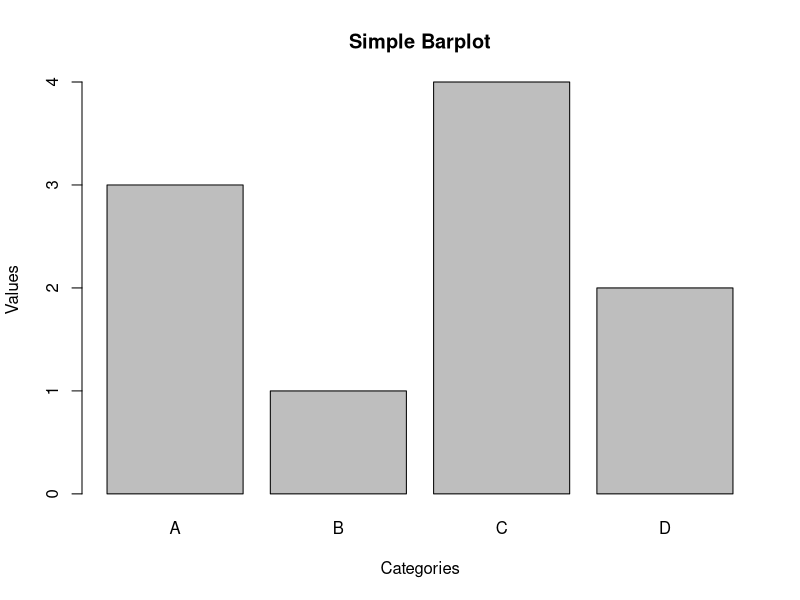

The R script that drew this image:
# R script to generate the plot
data <- data.frame(categories = c("A", "B", "C", "D"), values = c(3, 1, 4, 2))
barplot(height=data$values, names.arg=data$categories, main = "Simple Barplot", xlab = "Categories", ylab = "Values")
